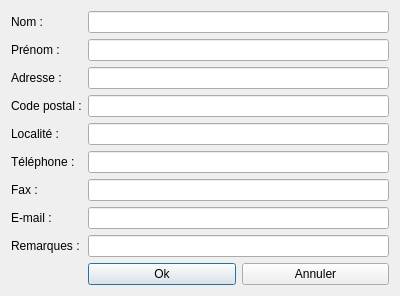
<?xml version="1.0" encoding="UTF-8"?>
<ui version="4.0">
 <class>IntroClient</class>
 <widget class="QDialog" name="IntroClient">
  <property name="geometry">
   <rect>
    <x>0</x>
    <y>0</y>
    <width>400</width>
    <height>277</height>
   </rect>
  </property>
  <property name="windowTitle">
   <string>Dialog</string>
  </property>
  <layout class="QFormLayout" name="formLayout">
   <item row="0" column="0">
    <widget class="QLabel" name="nomLabel">
     <property name="text">
      <string>Nom :</string>
     </property>
    </widget>
   </item>
   <item row="0" column="1">
    <widget class="QLineEdit" name="nomLineEdit"/>
   </item>
   <item row="1" column="0">
    <widget class="QLabel" name="prNomLabel">
     <property name="text">
      <string>Prénom :</string>
     </property>
    </widget>
   </item>
   <item row="1" column="1">
    <widget class="QLineEdit" name="prNomLineEdit"/>
   </item>
   <item row="2" column="0">
    <widget class="QLabel" name="adresseLabel">
     <property name="text">
      <string>Adresse :</string>
     </property>
    </widget>
   </item>
   <item row="2" column="1">
    <widget class="QLineEdit" name="adresseLineEdit"/>
   </item>
   <item row="3" column="0">
    <widget class="QLabel" name="codepostalLabel">
     <property name="text">
      <string>Code postal :</string>
     </property>
    </widget>
   </item>
   <item row="3" column="1">
    <widget class="QLineEdit" name="codepostalLineEdit"/>
   </item>
   <item row="4" column="0">
    <widget class="QLabel" name="localitLabel">
     <property name="text">
      <string>Localité :</string>
     </property>
    </widget>
   </item>
   <item row="4" column="1">
    <widget class="QLineEdit" name="localitLineEdit"/>
   </item>
   <item row="5" column="0">
    <widget class="QLabel" name="tLPhoneLabel">
     <property name="text">
      <string>Téléphone : </string>
     </property>
    </widget>
   </item>
   <item row="5" column="1">
    <widget class="QLineEdit" name="tLPhoneLineEdit"/>
   </item>
   <item row="6" column="0">
    <widget class="QLabel" name="faxLabel">
     <property name="text">
      <string>Fax :</string>
     </property>
    </widget>
   </item>
   <item row="6" column="1">
    <widget class="QLineEdit" name="faxLineEdit"/>
   </item>
   <item row="7" column="0">
    <widget class="QLabel" name="eMailLabel">
     <property name="text">
      <string>E-mail :</string>
     </property>
    </widget>
   </item>
   <item row="7" column="1">
    <widget class="QLineEdit" name="eMailLineEdit"/>
   </item>
   <item row="8" column="0">
    <widget class="QLabel" name="remarquesLabel">
     <property name="text">
      <string>Remarques :</string>
     </property>
    </widget>
   </item>
   <item row="8" column="1">
    <widget class="QLineEdit" name="remarquesLineEdit"/>
   </item>
   <item row="9" column="1">
    <layout class="QHBoxLayout" name="horizontalLayout">
     <property name="leftMargin">
      <number>0</number>
     </property>
     <property name="topMargin">
      <number>0</number>
     </property>
     <item>
      <widget class="QPushButton" name="pushButton">
       <property name="text">
        <string>Ok</string>
       </property>
      </widget>
     </item>
     <item>
      <widget class="QPushButton" name="pushButton_2">
       <property name="text">
        <string>Annuler</string>
       </property>
      </widget>
     </item>
    </layout>
   </item>
  </layout>
 </widget>
 <tabstops>
  <tabstop>nomLineEdit</tabstop>
  <tabstop>prNomLineEdit</tabstop>
  <tabstop>adresseLineEdit</tabstop>
  <tabstop>codepostalLineEdit</tabstop>
  <tabstop>localitLineEdit</tabstop>
  <tabstop>tLPhoneLineEdit</tabstop>
  <tabstop>faxLineEdit</tabstop>
  <tabstop>eMailLineEdit</tabstop>
  <tabstop>remarquesLineEdit</tabstop>
 </tabstops>
 <resources/>
 <connections/>
</ui>
